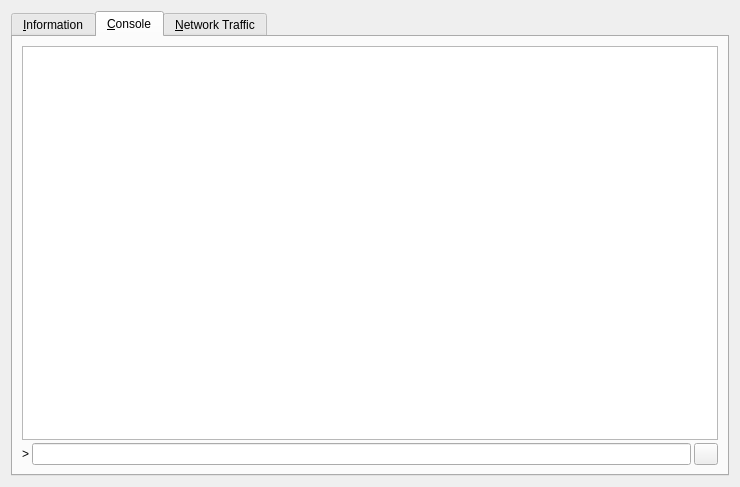
<?xml version="1.0" encoding="UTF-8"?>
<ui version="4.0">
 <class>RPCConsole</class>
 <widget class="QDialog" name="RPCConsole">
  <property name="geometry">
   <rect>
    <x>0</x>
    <y>0</y>
    <width>740</width>
    <height>487</height>
   </rect>
  </property>
  <property name="windowTitle">
   <string>Bricoleur - Debug window</string>
  </property>
  <layout class="QVBoxLayout" name="verticalLayout_2">
   <item>
    <widget class="QTabWidget" name="tabWidget">
     <property name="currentIndex">
      <number>1</number>
     </property>
     <widget class="QWidget" name="tab_info">
      <attribute name="title">
       <string>&amp;Information</string>
      </attribute>
      <layout class="QGridLayout" name="gridLayout" columnstretch="0,1">
       <property name="horizontalSpacing">
        <number>12</number>
       </property>
       <item row="0" column="0">
        <widget class="QLabel" name="label_9">
         <property name="font">
          <font>
           <weight>75</weight>
           <bold>true</bold>
          </font>
         </property>
         <property name="text">
          <string>Bricoleur Core</string>
         </property>
        </widget>
       </item>
       <item row="1" column="0">
        <widget class="QLabel" name="label_5">
         <property name="text">
          <string>Client name</string>
         </property>
        </widget>
       </item>
       <item row="1" column="1">
        <widget class="QLabel" name="clientName">
         <property name="cursor">
          <cursorShape>IBeamCursor</cursorShape>
         </property>
         <property name="text">
          <string>N/A</string>
         </property>
         <property name="textFormat">
          <enum>Qt::PlainText</enum>
         </property>
         <property name="textInteractionFlags">
          <set>Qt::LinksAccessibleByMouse|Qt::TextSelectableByKeyboard|Qt::TextSelectableByMouse</set>
         </property>
        </widget>
       </item>
       <item row="2" column="0">
        <widget class="QLabel" name="label_6">
         <property name="text">
          <string>Client version</string>
         </property>
        </widget>
       </item>
       <item row="2" column="1">
        <widget class="QLabel" name="clientVersion">
         <property name="cursor">
          <cursorShape>IBeamCursor</cursorShape>
         </property>
         <property name="text">
          <string>N/A</string>
         </property>
         <property name="textFormat">
          <enum>Qt::PlainText</enum>
         </property>
         <property name="textInteractionFlags">
          <set>Qt::LinksAccessibleByMouse|Qt::TextSelectableByKeyboard|Qt::TextSelectableByMouse</set>
         </property>
        </widget>
       </item>
       <item row="3" column="0">
        <widget class="QLabel" name="label_14">
         <property name="text">
          <string>Using OpenSSL version</string>
         </property>
         <property name="indent">
          <number>10</number>
         </property>
        </widget>
       </item>
       <item row="3" column="1">
        <widget class="QLabel" name="openSSLVersion">
         <property name="cursor">
          <cursorShape>IBeamCursor</cursorShape>
         </property>
         <property name="text">
          <string>N/A</string>
         </property>
         <property name="textFormat">
          <enum>Qt::PlainText</enum>
         </property>
         <property name="textInteractionFlags">
          <set>Qt::LinksAccessibleByMouse|Qt::TextSelectableByKeyboard|Qt::TextSelectableByMouse</set>
         </property>
        </widget>
       </item>
       <item row="4" column="0">
        <widget class="QLabel" name="label_12">
         <property name="text">
          <string>Build date</string>
         </property>
        </widget>
       </item>
       <item row="4" column="1">
        <widget class="QLabel" name="buildDate">
         <property name="cursor">
          <cursorShape>IBeamCursor</cursorShape>
         </property>
         <property name="text">
          <string>N/A</string>
         </property>
         <property name="textFormat">
          <enum>Qt::PlainText</enum>
         </property>
         <property name="textInteractionFlags">
          <set>Qt::LinksAccessibleByMouse|Qt::TextSelectableByKeyboard|Qt::TextSelectableByMouse</set>
         </property>
        </widget>
       </item>
       <item row="5" column="0">
        <widget class="QLabel" name="label_13">
         <property name="text">
          <string>Startup time</string>
         </property>
        </widget>
       </item>
       <item row="5" column="1">
        <widget class="QLabel" name="startupTime">
         <property name="cursor">
          <cursorShape>IBeamCursor</cursorShape>
         </property>
         <property name="text">
          <string>N/A</string>
         </property>
         <property name="textFormat">
          <enum>Qt::PlainText</enum>
         </property>
         <property name="textInteractionFlags">
          <set>Qt::LinksAccessibleByMouse|Qt::TextSelectableByKeyboard|Qt::TextSelectableByMouse</set>
         </property>
        </widget>
       </item>
       <item row="6" column="0">
        <widget class="QLabel" name="label_11">
         <property name="font">
          <font>
           <weight>75</weight>
           <bold>true</bold>
          </font>
         </property>
         <property name="text">
          <string>Network</string>
         </property>
        </widget>
       </item>
       <item row="7" column="0">
        <widget class="QLabel" name="label_7">
         <property name="text">
          <string>Number of connections</string>
         </property>
        </widget>
       </item>
       <item row="7" column="1">
        <widget class="QLabel" name="numberOfConnections">
         <property name="cursor">
          <cursorShape>IBeamCursor</cursorShape>
         </property>
         <property name="text">
          <string>N/A</string>
         </property>
         <property name="textFormat">
          <enum>Qt::PlainText</enum>
         </property>
         <property name="textInteractionFlags">
          <set>Qt::LinksAccessibleByMouse|Qt::TextSelectableByKeyboard|Qt::TextSelectableByMouse</set>
         </property>
        </widget>
       </item>
       <item row="8" column="0">
        <widget class="QLabel" name="label_8">
         <property name="text">
          <string>On testnet</string>
         </property>
        </widget>
       </item>
       <item row="8" column="1">
        <widget class="QCheckBox" name="isTestNet">
         <property name="enabled">
          <bool>false</bool>
         </property>
         <property name="text">
          <string/>
         </property>
        </widget>
       </item>
       <item row="9" column="0">
        <widget class="QLabel" name="label_10">
         <property name="font">
          <font>
           <weight>75</weight>
           <bold>true</bold>
          </font>
         </property>
         <property name="text">
          <string>Block chain</string>
         </property>
        </widget>
       </item>
       <item row="10" column="0">
        <widget class="QLabel" name="label_3">
         <property name="text">
          <string>Current number of blocks</string>
         </property>
        </widget>
       </item>
       <item row="10" column="1">
        <widget class="QLabel" name="numberOfBlocks">
         <property name="cursor">
          <cursorShape>IBeamCursor</cursorShape>
         </property>
         <property name="text">
          <string>N/A</string>
         </property>
         <property name="textFormat">
          <enum>Qt::PlainText</enum>
         </property>
         <property name="textInteractionFlags">
          <set>Qt::LinksAccessibleByMouse|Qt::TextSelectableByKeyboard|Qt::TextSelectableByMouse</set>
         </property>
        </widget>
       </item>
       <item row="11" column="0">
        <widget class="QLabel" name="label_2">
         <property name="text">
          <string>Last block time</string>
         </property>
        </widget>
       </item>
       <item row="11" column="1">
        <widget class="QLabel" name="lastBlockTime">
         <property name="cursor">
          <cursorShape>IBeamCursor</cursorShape>
         </property>
         <property name="text">
          <string>N/A</string>
         </property>
         <property name="textFormat">
          <enum>Qt::PlainText</enum>
         </property>
         <property name="textInteractionFlags">
          <set>Qt::LinksAccessibleByMouse|Qt::TextSelectableByKeyboard|Qt::TextSelectableByMouse</set>
         </property>
        </widget>
       </item>
       <item row="12" column="0">
        <spacer name="verticalSpacer_2">
         <property name="orientation">
          <enum>Qt::Vertical</enum>
         </property>
         <property name="sizeHint" stdset="0">
          <size>
           <width>20</width>
           <height>20</height>
          </size>
         </property>
        </spacer>
       </item>
       <item row="13" column="0">
        <widget class="QLabel" name="labelDebugLogfile">
         <property name="font">
          <font>
           <weight>75</weight>
           <bold>true</bold>
          </font>
         </property>
         <property name="text">
          <string>Debug log file</string>
         </property>
        </widget>
       </item>
       <item row="14" column="0">
        <widget class="QPushButton" name="openDebugLogfileButton">
         <property name="toolTip">
          <string>Open the Bricoleur debug log file from the current data directory. This can take a few seconds for large log files.</string>
         </property>
         <property name="text">
          <string>&amp;Open</string>
         </property>
         <property name="autoDefault">
          <bool>false</bool>
         </property>
        </widget>
       </item>
       <item row="15" column="0">
        <widget class="QLabel" name="labelCLOptions">
         <property name="font">
          <font>
           <weight>75</weight>
           <bold>true</bold>
          </font>
         </property>
         <property name="text">
          <string>Command-line options</string>
         </property>
        </widget>
       </item>
       <item row="16" column="0">
        <widget class="QPushButton" name="showCLOptionsButton">
         <property name="toolTip">
          <string>Show the Bricoleur-Qt help message to get a list with possible Clam command-line options.</string>
         </property>
         <property name="text">
          <string>&amp;Show</string>
         </property>
         <property name="autoDefault">
          <bool>false</bool>
         </property>
        </widget>
       </item>
       <item row="17" column="0">
        <spacer name="verticalSpacer">
         <property name="orientation">
          <enum>Qt::Vertical</enum>
         </property>
         <property name="sizeHint" stdset="0">
          <size>
           <width>20</width>
           <height>40</height>
          </size>
         </property>
        </spacer>
       </item>
      </layout>
     </widget>
     <widget class="QWidget" name="tab_console">
      <attribute name="title">
       <string>&amp;Console</string>
      </attribute>
      <layout class="QVBoxLayout" name="verticalLayout_3">
       <property name="spacing">
        <number>3</number>
       </property>
       <item>
        <widget class="QTextEdit" name="messagesWidget">
         <property name="minimumSize">
          <size>
           <width>0</width>
           <height>100</height>
          </size>
         </property>
         <property name="readOnly">
          <bool>true</bool>
         </property>
         <property name="tabKeyNavigation" stdset="0">
          <bool>false</bool>
         </property>
         <property name="columnCount" stdset="0">
          <number>2</number>
         </property>
        </widget>
       </item>
       <item>
        <layout class="QHBoxLayout" name="horizontalLayout">
         <property name="spacing">
          <number>3</number>
         </property>
         <item>
          <widget class="QLabel" name="label">
           <property name="text">
            <string notr="true">&gt;</string>
           </property>
          </widget>
         </item>
         <item>
          <widget class="QLineEdit" name="lineEdit"/>
         </item>
         <item>
          <widget class="QPushButton" name="clearButton">
           <property name="maximumSize">
            <size>
             <width>24</width>
             <height>24</height>
            </size>
           </property>
           <property name="toolTip">
            <string>Clear console</string>
           </property>
           <property name="text">
            <string/>
           </property>
           <property name="icon">
            <iconset resource="../bitcoin.qrc">
             <normaloff>:/icons/remove</normaloff>:/icons/remove</iconset>
           </property>
           <property name="shortcut">
            <string notr="true">Ctrl+L</string>
           </property>
           <property name="autoDefault">
            <bool>false</bool>
           </property>
          </widget>
         </item>
        </layout>
       </item>
      </layout>
     </widget>
     <widget class="QWidget" name="tab">
      <attribute name="title">
       <string>&amp;Network Traffic</string>
      </attribute>
      <layout class="QHBoxLayout" name="horizontalLayout_3">
       <item>
        <layout class="QVBoxLayout" name="verticalLayout_4">
         <item>
          <widget class="TrafficGraphWidget" name="trafficGraph" native="true">
           <property name="sizePolicy">
            <sizepolicy hsizetype="Expanding" vsizetype="Expanding">
             <horstretch>0</horstretch>
             <verstretch>0</verstretch>
            </sizepolicy>
           </property>
          </widget>
         </item>
         <item>
          <layout class="QHBoxLayout" name="horizontalLayout_2">
           <item>
            <widget class="QSlider" name="sldGraphRange">
             <property name="minimum">
              <number>1</number>
             </property>
             <property name="maximum">
              <number>288</number>
             </property>
             <property name="pageStep">
              <number>12</number>
             </property>
             <property name="value">
              <number>6</number>
             </property>
             <property name="orientation">
              <enum>Qt::Horizontal</enum>
             </property>
            </widget>
           </item>
           <item>
            <widget class="QLabel" name="lblGraphRange">
             <property name="minimumSize">
              <size>
               <width>100</width>
               <height>0</height>
              </size>
             </property>
             <property name="alignment">
              <set>Qt::AlignCenter</set>
             </property>
            </widget>
           </item>
           <item>
            <widget class="QPushButton" name="btnClearTrafficGraph">
             <property name="text">
              <string>&amp;Clear</string>
             </property>
            </widget>
           </item>
          </layout>
         </item>
        </layout>
       </item>
       <item>
        <layout class="QVBoxLayout" name="verticalLayout">
         <item>
          <widget class="QGroupBox" name="groupBox">
           <property name="title">
            <string>Totals</string>
           </property>
           <layout class="QVBoxLayout" name="verticalLayout_5">
            <item>
             <layout class="QHBoxLayout" name="horizontalLayout_4">
              <item>
               <widget class="Line" name="line">
                <property name="sizePolicy">
                 <sizepolicy hsizetype="Fixed" vsizetype="Fixed">
                  <horstretch>0</horstretch>
                  <verstretch>0</verstretch>
                 </sizepolicy>
                </property>
                <property name="minimumSize">
                 <size>
                  <width>10</width>
                  <height>0</height>
                 </size>
                </property>
                <property name="palette">
                 <palette>
                  <active>
                   <colorrole role="Light">
                    <brush brushstyle="SolidPattern">
                     <color alpha="255">
                      <red>0</red>
                      <green>255</green>
                      <blue>0</blue>
                     </color>
                    </brush>
                   </colorrole>
                  </active>
                  <inactive>
                   <colorrole role="Light">
                    <brush brushstyle="SolidPattern">
                     <color alpha="255">
                      <red>0</red>
                      <green>255</green>
                      <blue>0</blue>
                     </color>
                    </brush>
                   </colorrole>
                  </inactive>
                  <disabled>
                   <colorrole role="Light">
                    <brush brushstyle="SolidPattern">
                     <color alpha="255">
                      <red>0</red>
                      <green>255</green>
                      <blue>0</blue>
                     </color>
                    </brush>
                   </colorrole>
                  </disabled>
                 </palette>
                </property>
                <property name="orientation">
                 <enum>Qt::Horizontal</enum>
                </property>
               </widget>
              </item>
              <item>
               <widget class="QLabel" name="label_16">
                <property name="text">
                 <string>In:</string>
                </property>
               </widget>
              </item>
              <item>
               <widget class="QLabel" name="lblBytesIn">
                <property name="minimumSize">
                 <size>
                  <width>50</width>
                  <height>0</height>
                 </size>
                </property>
                <property name="alignment">
                 <set>Qt::AlignRight|Qt::AlignTrailing|Qt::AlignVCenter</set>
                </property>
               </widget>
              </item>
             </layout>
            </item>
            <item>
             <layout class="QHBoxLayout" name="horizontalLayout_5">
              <item>
               <widget class="Line" name="line_2">
                <property name="sizePolicy">
                 <sizepolicy hsizetype="Fixed" vsizetype="Fixed">
                  <horstretch>0</horstretch>
                  <verstretch>0</verstretch>
                 </sizepolicy>
                </property>
                <property name="minimumSize">
                 <size>
                  <width>10</width>
                  <height>0</height>
                 </size>
                </property>
                <property name="palette">
                 <palette>
                  <active>
                   <colorrole role="Light">
                    <brush brushstyle="SolidPattern">
                     <color alpha="255">
                      <red>255</red>
                      <green>0</green>
                      <blue>0</blue>
                     </color>
                    </brush>
                   </colorrole>
                  </active>
                  <inactive>
                   <colorrole role="Light">
                    <brush brushstyle="SolidPattern">
                     <color alpha="255">
                      <red>255</red>
                      <green>0</green>
                      <blue>0</blue>
                     </color>
                    </brush>
                   </colorrole>
                  </inactive>
                  <disabled>
                   <colorrole role="Light">
                    <brush brushstyle="SolidPattern">
                     <color alpha="255">
                      <red>255</red>
                      <green>0</green>
                      <blue>0</blue>
                     </color>
                    </brush>
                   </colorrole>
                  </disabled>
                 </palette>
                </property>
                <property name="orientation">
                 <enum>Qt::Horizontal</enum>
                </property>
               </widget>
              </item>
              <item>
               <widget class="QLabel" name="label_17">
                <property name="text">
                 <string>Out:</string>
                </property>
               </widget>
              </item>
              <item>
               <widget class="QLabel" name="lblBytesOut">
                <property name="minimumSize">
                 <size>
                  <width>50</width>
                  <height>0</height>
                 </size>
                </property>
                <property name="alignment">
                 <set>Qt::AlignRight|Qt::AlignTrailing|Qt::AlignVCenter</set>
                </property>
               </widget>
              </item>
             </layout>
            </item>
            <item>
             <spacer name="verticalSpacer_4">
              <property name="orientation">
               <enum>Qt::Vertical</enum>
              </property>
              <property name="sizeHint" stdset="0">
               <size>
                <width>20</width>
                <height>407</height>
               </size>
              </property>
             </spacer>
            </item>
           </layout>
          </widget>
         </item>
        </layout>
       </item>
      </layout>
     </widget>
    </widget>
   </item>
  </layout>
 </widget>
 <customwidgets>
  <customwidget>
   <class>TrafficGraphWidget</class>
   <extends>QWidget</extends>
   <header>trafficgraphwidget.h</header>
   <container>1</container>
   <slots>
    <slot>clear()</slot>
   </slots>
  </customwidget>
 </customwidgets>
 <resources>
  <include location="../bitcoin.qrc"/>
 </resources>
 <connections/>
</ui>
